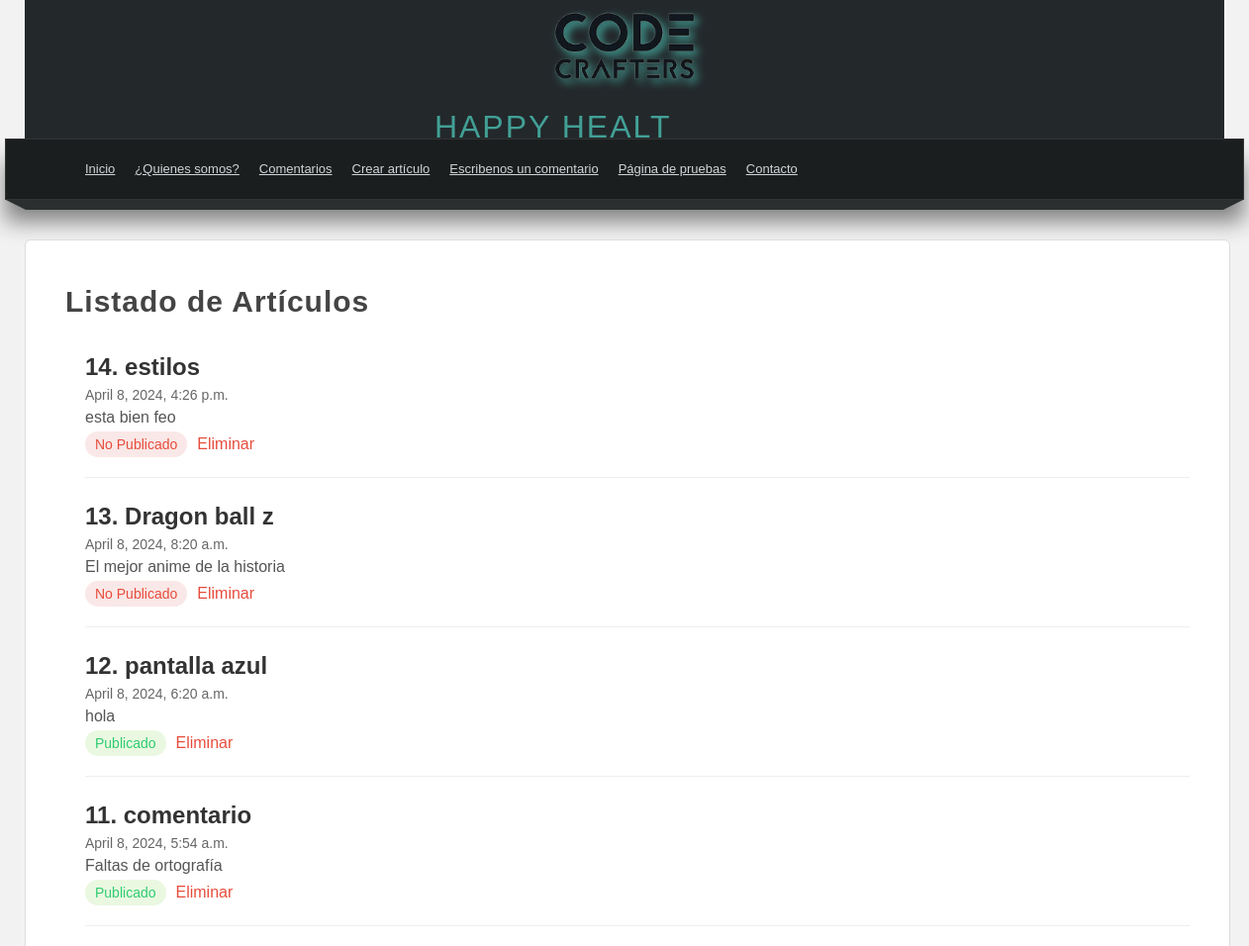
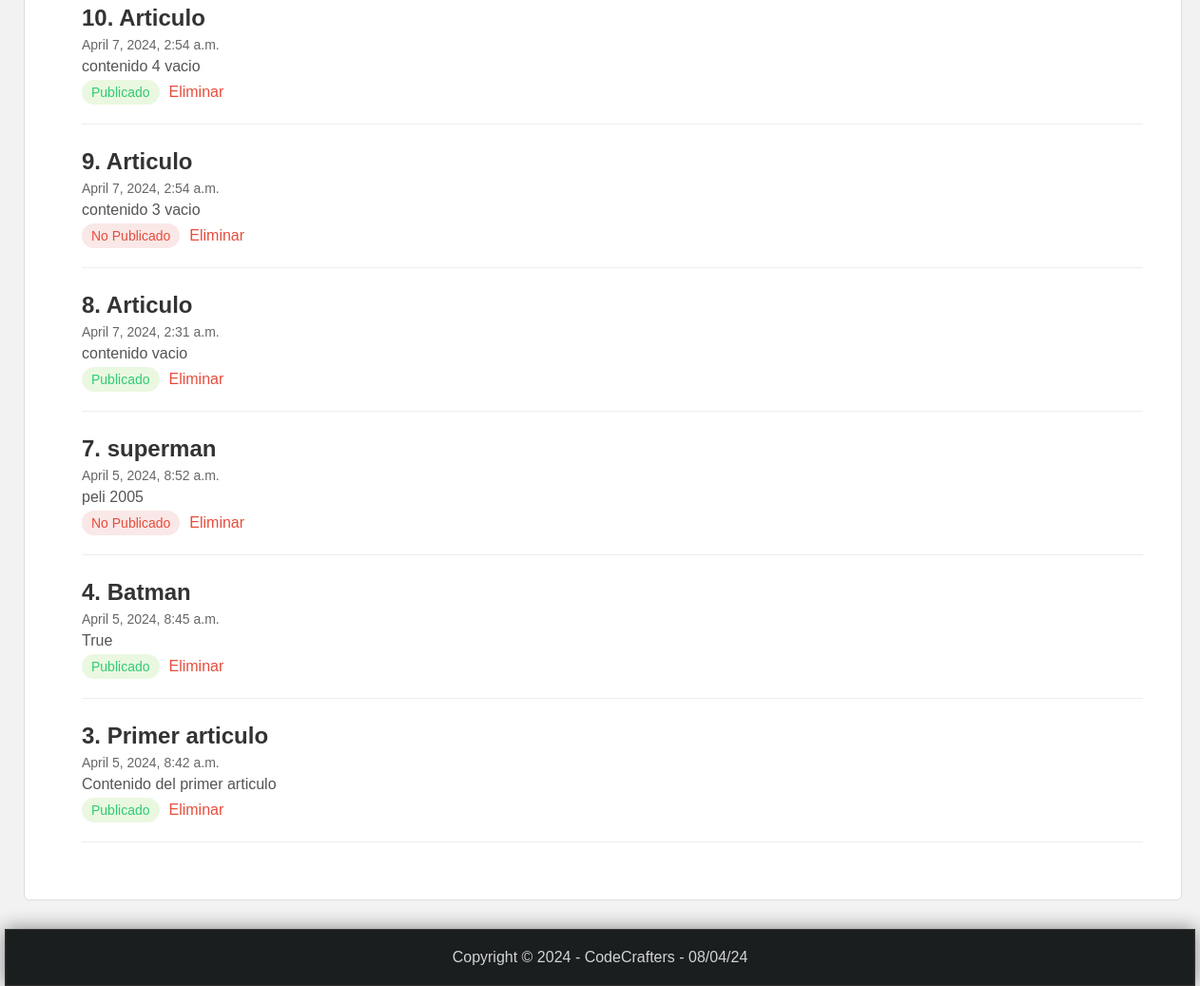
Page /articulos/ on the committed database (2 pictures, top to bottom).
### miapp/models.py (models this page shows)
class Article(models.Model):
    title = models.CharField(max_length=100)
    content = models.TextField()
    image = models.ImageField(default='null', upload_to='')
    public = models.BooleanField()
    created_at = models.DateTimeField(auto_now_add=True)
    updated_at =  models.DateTimeField(auto_now=True)

### miapp/views.py (the view)
# urls.py: path('articulos/', views.articulos, name = "articulos"),
def articulos(request):
    articulos = Article.objects.all().order_by('-id')
    """
    articulos = Article.objects.filter(id__lte=12, title__contains="articulo")
    articulos = Article.objects.filter(
        Q(title__contains="2")| Q(public= True)
    )"""
    return render(request, 'articulos.html',{
        'articulos': articulos
    })

### miapp/templates/articulos.html
{% extends 'layout.html' %}
{% block content %}
<div class="article-container">
    <h1 class="title">Listado de Artículos</h1>
    <ul class="article-list">
        {% for articulo in articulos %}
        <li class="article-item">
            <h2 class="article-title">{{ articulo.id }}. {{ articulo.title }}</h2>
            <span class="article-date">{{ articulo.created_at }}</span>
            <p class="article-content">{{ articulo.content }}</p>
            <div class="article-actions">
                {% if articulo.public %}
                <span class="article-status article-published">Publicado</span>
                {% else %}
                <span class="article-status article-not-published">No Publicado</span>
                {% endif %}
                <a href="{% url 'borrar' id=articulo.id %}" class="article-delete-link">Eliminar</a>
            </div>
        </li>
        {% endfor %}
    </ul>
</div>
{% endblock %}

### miapp/templates/layout.html (shortened to what this page needs)
{% load static %}
<!DOCTYPE html>
<html lang="es">
<head>
    {% load static %}
    <link rel="stylesheet" type="text/css" href="{% static 'css/styles.css' %}">
</head>
<body>
    <header>
        <div id="logotipo">
            <img src="{% static 'images/craftersLogo.png' %}">
            <h1>Happy healt</h1>
        </div>
    </header>
        <nav>
            <ul>
                <li>
                    <a href="{% url "index" %}">Inicio</a>
                </li>
                <li>
                    <a href="{% url 'hola_mundo' %}">¿Quienes somos?</a>
                </li>
                <li>
                    <a href="{% url 'articulos' %}">Comentarios</a>
                </li>
                <li>
                    <a href="{% url 'create' %}">Crear artículo</a>
                </li>
                <li>
                    <a href="{% url 'create_full' %}">Escribenos un comentario</a>
                </li>
                <li>
                    <a href="{% url 'pagina'%}">Página de pruebas</a>
                </li>
                <li>
                    <a href="{% url 'contacto' 'CODECARFTERS' %}">Contacto</a>
                </li>
            </ul>
        </nav>
        <div class="barra">
            <span class="esquina-izquierda"></span>
            <span class="relleno-barra"></span>
            <span class="esquina-derecha"></span>
        </div>
    <div id="content">
        <div class="box">
        {% block content %}{% endblock %}
        </div>
    </div>
    <footer class="py-5 mt-5 bg-light text-center">
        Copyright &copy; 2024 - CodeCrafters - {% now "d/m/y" %}
    </footer>
</body>
</html>

### miapp/static/css/styles.css (style rules this page uses)
* { margin: 0px; padding: 0px; font-family: sans-serif, Arial, Helvetica; }
.box p, .box h2, .box h3, .box ul { margin-top: 5px; margin-bottom: 5px; }
.box ul, .box ol { margin-left: 20px; margin-bottom: 20px; }
body { background-color: #f2f2f2; }
header { width: 1212px; height: 140px; margin: auto; background-color: #23282B; }
#logotipo { width: 35%; height: 140px; margin: 0 auto; }
#logotipo img { display: block; height: 100px; filter: drop-shadow(4px 4px 4px #42a096); background-color: transparent; margin: 0 auto; }
#logotipo h1 { display: block; letter-spacing: 2px; float: left; margin-top: 10px; margin-left: 20px; text-transform: uppercase; font-weight: lighter; color: #42a096; }
nav { width: 1250px; height: 60px; background-color: #1B1E1F; border: 1px solid #333333; margin: 0 auto; box-shadow: 0px 22px 22px gray; font-size: 13px; }
nav ul { list-style: none; text-decoration: none; padding: 10px 70px; line-height: 40px; display:block; justify-content: block; }
nav ul li { line-height: 40px; float: left; }
nav ul li a { display: block; padding-left: 10px; padding-right: 10px; color: #d1d4d6; }
.article-container { padding: 20px; }
.article-list { list-style: none; padding: 0; }
.article-item { border-bottom: 1px solid #eee; padding: 20px 0; }
.article-title { color: #333; font-size: 24px; margin-bottom: 5px; }
.article-date { color: #666; font-size: 14px; }
.article-content { color: #555; margin-bottom: 10px; }
.article-actions { display: flex; align-items: center; }
.article-status { font-size: 14px; margin-right: 10px; padding: 5px 10px; border-radius: 20px; }
.article-published { color: #2ecc71; background-color: #eaf8e1; }
.article-not-published { color: #e74c3c; background-color: #f9e8e7; }
.article-delete-link { color: #e74c3c; text-decoration: none; transition: color 0.3s ease; }
.barra { width: 1250px; margin: 0 auto; }
.esquina-izquierda { display: block; border-left: 20px solid transparent; border-top: 10px solid #2b2f30; float: left; }
.esquina-derecha { display: block; border-right: 20px solid transparent; border-top: 10px solid #2b2f30; float: right; }
.relleno-barra { display: block; width: 1210px; height: 10px; background-color: #2b2f30 ; float: left; }
#content { width: 1212px; min-height: 920px; margin: 0 auto; margin-bottom: 30px; margin-top: 40px; }
.box { background: white; width: 97%; min-height: 930px; padding: 20px; border: 1px solid #ddd; border-radius: 6px; margin: 0 auto; }
.title { color: #444; letter-spacing: 1px; font-size: 30px; margin-bottom: 10px; margin-top: 5px; }
footer { width: 1250px; background-color: #1B1E1F; border: 1px solid #333; color: #d1d4d6; text-align: center; margin: 0 auto; padding-top: 20px; padding-bottom: 20px; box-shadow: 0px 0px 20px gray; }

### rows in the picture
Article: id "14", title "estilos", created_at "April 8, 2024, 4:26 p.m.", content "esta bien feo", public "No Publicado"
Article: id "13", title "Dragon ball z", created_at "April 8, 2024, 8:20 a.m.", content "El mejor anime de la historia", public "No Publicado"
Article: id "12", title "pantalla azul", created_at "April 8, 2024, 6:20 a.m.", content "hola", public "Publicado"
Article: id "11", title "comentario", created_at "April 8, 2024, 5:54 a.m.", content "Faltas de ortografía", public "Publicado"
Article: id "10", title "Articulo", created_at "April 7, 2024, 2:54 a.m.", content "contenido 4 vacio", public "Publicado"
Article: id "9", title "Articulo", created_at "April 7, 2024, 2:54 a.m.", content "contenido 3 vacio", public "No Publicado"
Article: id "8", title "Articulo", created_at "April 7, 2024, 2:31 a.m.", content "contenido vacio", public "Publicado"
Article: id "7", title "superman", created_at "April 5, 2024, 8:52 a.m.", content "peli 2005", public "No Publicado"
Article: id "4", title "Batman", created_at "April 5, 2024, 8:45 a.m.", content "True", public "Publicado"
Article: id "3", title "Primer articulo", created_at "April 5, 2024, 8:42 a.m.", content "Contenido del primer articulo", public "Publicado"
